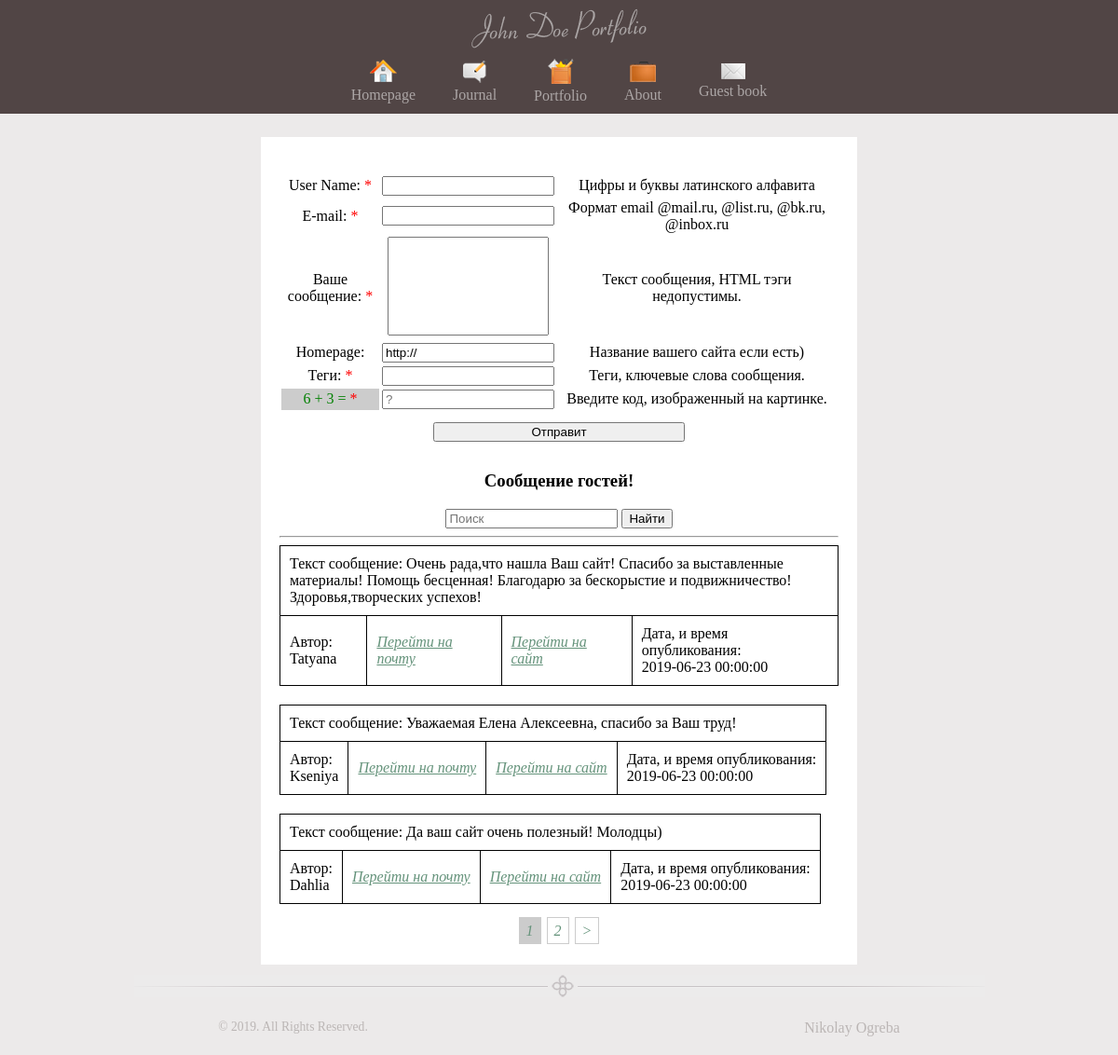
The page / on the database its author committed.
### tables this page shows
CREATE TABLE IF NOT EXISTS `pages` (
  `id` tinyint(3) unsigned NOT NULL,
  `metaKey` varchar(255) NOT NULL,
  `metaDes` varchar(255) NOT NULL,
  `iconImg` varchar(255) NOT NULL DEFAULT 'notImg.png',
  `imgPage` varchar(255) NOT NULL DEFAULT 'no img',
  `titleSite` varchar(255) NOT NULL,
  `textSite` text NOT NULL,
  `namePage` varchar(255) NOT NULL DEFAULT 'no name'
);

CREATE TABLE IF NOT EXISTS `book` (
  `id` tinyint(12) unsigned NOT NULL,
  `userName` varchar(255) NOT NULL,
  `email` varchar(255) NOT NULL,
  `text` text NOT NULL,
  `homePage` varchar(255) NOT NULL,
  `date` datetime NOT NULL,
  `meta` varchar(255) NOT NULL
);

### controller/controller.php (called while the page is built, shortened)
<?php
    require('functions/functions.php');
    $pages = get_full_pages();
    $view = empty($_GET['view']) ? 'guest_book' : $_GET['view'];
    switch($view) {
        case('guest_book'):
        	 if(isset($_GET['page'])) {
                $list = (int) $_GET['page'];
                if($list < 1) $list = 1;
            } else $list = 1;
            $start_pos = (($list - 1) * COUNT_COMMENTS);
            $book = get_guest_book($start_pos, COUNT_COMMENTS);
        break;
    }
    require(TEMPLATE . 'index.php');

### index.php (called while the page is built, shortened)
<?php
	require(CONTROLLER);
?>

### model/model.php (called while the page is built, shortened)
<?php
	function get_full_pages()
	{
		$query = "SELECT `id`, `iconImg`, `titleSite`, `namePage` FROM `pages`";
		$res_select_pages = mysqli_query($GLOBALS['db'], $query) or die(mysqli_error($GLOBALS['db']));
		$get_array_pages = [];
		while($row = mysqli_fetch_assoc($res_select_pages)) {
			$get_array_pages[] = $row;
		}
		return $get_array_pages;
	}
	function get_guest_book($start_pos,  $perpage)
	{
		$query = "SELECT `userName`, `email`, `text`, `homePage`, `date` FROM `book` LIMIT $start_pos,  $perpage";
		$result = mysqli_query($GLOBALS['db'], $query) or die(mysqli_error($GLOBALS['db']));
        $book = array();
        while($row = mysqli_fetch_assoc($result)) {
        	$book[] = $row;
        }
        return $book;
	}

### views/viewGuestBook/guest_book.php (the view, shortened to what this page needs)
<?php
	$a = mt_rand(1, 10);
	$b = mt_rand(1, 10);
?>
<form action='/' method="POST" name='form_guest_book' id='form_guest_book'>
	<table class='table'>
		<tr>
			<td class='w'><label for='username'>User Name: <span class='red'>*</span></label></td>
			<td><input type='text' name='userName' id='username' required/></td>
			<td>Цифры и буквы латинского алфавита</td>
		</tr>
		<tr>
			<td class='w'><label for='email'>E-mail: <span class='red'>*</span></label></td>
			<td><input type='email' pattern='[^ @]*@[^ @]*' name='email' id='email' required /></td>
			<td>Формат email @mail.ru, @list.ru, @bk.ru, @inbox.ru</td>
		</tr>
		<tr>
			<td class='w'><label for='text'>Ваше сообщение: <span class='red'>*</span></label></td>
			<td><textarea name='fullText' id='text' required></textarea></td>
			<td>Текст сообщения, HTML тэги недопустимы.</td>
		</tr>
		<tr>
			<td class='w'><label for='homepage'>Homepage:</label></td>
			<td><input type='text' name='homePage' id='homepage' placeholder='http://' value='http://' /></td>
			<td>Название вашего сайта если есть) <span class='decorationText'></span></td>
		</tr>
		<tr>
			<td class='w'><label for='tegs'>Теги: <span class='red'>*</span></label></td>
			<td><input id='text' id='tegs' name='meta' required></td>
			<td>Теги, ключевые слова сообщения.</td>
		</tr>
		<tr>
			<td class='w c'><?=$a?> + <?=$b?> = <span class='red'>*</span></td>
			<td><input type='text' name='captcha' id='captcha' placeholder='?' required></td>
			<td>Введите код, изображенный на картинке.</td>
		</tr>
		<tr>
			<td colspan='3'><button type='submit' name='submit' id='sub'>Отправит</button></td>
		</tr>
	</table>
</form>
<h3>Сообщение гостей!</h3>
<?php if(!empty($book)): ?>
<form action='' method='get' class='search'>
	<div>
		<input type='text' name='search' required placeholder='Поиск'>
		<button type='submit'>Найти</button>
	</div>
</form> <hr />
<?php foreach ($book as $value): ?>
<table class='border'>
	<tfoot>
		<tr>
			<td>Автор: <br /> <?=$value['userName']?></td>
			<td><a href='mailto:<?=$value['email']?>'>Перейти на почту</a></td>
			<?php if(!empty($value['homePage'])): ?>
			<td><a href='<?=$value['homePage']?>' target='_blank'>Перейти на сайт</a></td>
			<?php else: ?>
			<td>Сайт не указан</td>
			<?php endif; ?>
			<td>Дата, и время опубликования: <br /> <?=$value['date']?></td>
		</tr>
	</tfoot>
	<tbody>
		<tr>
			<td colspan='4'>Текст сообщение: <?=$value['text']?></td>
		</tr>
	</tbody>
</table>
<?php
	endforeach;
endif;
	if(COUNT_COMMENTS > 1) paginatio($list, $pages_count);
?>

### views/viewGuestBook/blocks/header.php (shortened to what this page needs)
<!DOCTYPE HTML>
<html xmlns="http://www.w3.org/1999/xhtml">
<head>
    <link rel="stylesheet" href="<?=TEMPLATE?>styles/main.css" type="text/css" />
</head>
<body>
    <div id="container">
        <div id='header'>
            <img src="<?=TEMPLATE?>images/logo.png" alt = "Логотип сайта" />
            <nav>
                <?php foreach ($pages as $value): ?>
                    <?php if(isset($value['namePage']) && $value['namePage'] === 'no name'): ?>
                        <a href="?view=page&amp;page_id=<?=$value['id']?>">
                        <img src="<?=TEMPLATE?>images/<?=$value['iconImg']?>" alt="<?=$value['titleSite']?>" />
                            <br />
                        <span><?=$value['titleSite']?></span>
                    </a>
                    <?php else: ?>
                        <a href="?view=<?=$value['namePage']?>&amp;page_id=<?=$value['id']?>">
                        <img src="<?=TEMPLATE?>images/<?=$value['iconImg']?>" alt="<?=$value['titleSite']?>" />
                            <br />
                        <span><?=$value['titleSite']?></span>
                    </a>
                    <?php endif; ?>
                <?php endforeach; ?>
            </nav>
        </div>

### views/viewGuestBook/styles/main.css (style rules this page uses)
html { height: 100%; }
body { background-color: #ECEAEA; font-family: Tahoma; font-size: 12pt; margin: 0; padding: 0 0 1px 0; display: block; min-height: 100%; width: 100%; overflow-y: hidden; position: relative; overflow: auto; }
a img { border: none; }
nav { display: flex; align-items: center; justify-content: center; }
#container { text-align: center; margin: 0 auto; }
#container nav { padding: 0 0 10px; }
#container nav a { color: #ACA6A6; text-decoration: none; padding: 0 20px; }
#header { background-color: #514545; }
.table { width: 100%; }
.w { width: 103px; }
.c { background-color: #ccc; color: green; }
.table textarea { resize: none; height: 100px; width: 167px; }
.table tr, .table td { vertical-align: middle; }
.border { margin-bottom: 20px; }
.border, .border tr, .border td { border: 1px solid #000; border-collapse: collapse; border-spacing: 0; padding: 10px; }
.border tr:last-child { text-align: left; }
.red { color: red; }
#sub { margin: 10px 0; width: 270px; cursor: pointer; }
#post a { color: #65937B; font-style: italic; }

### rows shown on the page
pages: iconImg (picture), titleSite "Homepage"
pages: iconImg (picture), titleSite "Journal"
pages: iconImg (picture), titleSite "Portfolio"
pages: iconImg (picture), titleSite "About"
pages: iconImg (picture), titleSite "Guest book"
book: userName "Tatyana", date "2019-06-23 00:00:00", text "Очень рада,что нашла Ваш сайт! Спасибо за выставленные материалы! Помощь бесценная! Благодарю за бескорыстие и подвижничество! Здоровья,творческих успехов!"
book: userName "Kseniya", date "2019-06-23 00:00:00", text "Уважаемая Елена Алексеевна, спасибо за Ваш труд!"
book: userName "Dahlia", date "2019-06-23 00:00:00", text "Да ваш сайт очень полезный! Молодцы)"

### other values the page prints
$page "1"
$page + 1 "2"
